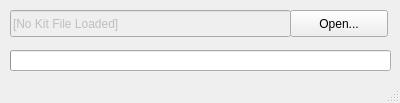
<?xml version="1.0" encoding="UTF-8"?>
<ui version="4.0">
 <class>MainWindow</class>
 <widget class="QMainWindow" name="MainWindow">
  <property name="geometry">
   <rect>
    <x>0</x>
    <y>0</y>
    <width>400</width>
    <height>103</height>
   </rect>
  </property>
  <property name="sizePolicy">
   <sizepolicy hsizetype="Maximum" vsizetype="Maximum">
    <horstretch>0</horstretch>
    <verstretch>0</verstretch>
   </sizepolicy>
  </property>
  <property name="maximumSize">
   <size>
    <width>400</width>
    <height>300</height>
   </size>
  </property>
  <property name="windowTitle">
   <string>SDDM</string>
  </property>
  <widget class="QWidget" name="centralWidget">
   <widget class="QLineEdit" name="fileNameLineEdit">
    <property name="enabled">
     <bool>false</bool>
    </property>
    <property name="geometry">
     <rect>
      <x>10</x>
      <y>10</y>
      <width>281</width>
      <height>27</height>
     </rect>
    </property>
    <property name="text">
     <string>[No Kit File Loaded]</string>
    </property>
   </widget>
   <widget class="QPushButton" name="openImportButton">
    <property name="geometry">
     <rect>
      <x>290</x>
      <y>10</y>
      <width>98</width>
      <height>27</height>
     </rect>
    </property>
    <property name="text">
     <string>Open...</string>
    </property>
   </widget>
   <widget class="QProgressBar" name="progressBar">
    <property name="geometry">
     <rect>
      <x>10</x>
      <y>50</y>
      <width>381</width>
      <height>21</height>
     </rect>
    </property>
    <property name="value">
     <number>0</number>
    </property>
    <property name="textVisible">
     <bool>false</bool>
    </property>
    <property name="invertedAppearance">
     <bool>false</bool>
    </property>
   </widget>
  </widget>
  <widget class="QStatusBar" name="statusBar"/>
 </widget>
 <layoutdefault spacing="6" margin="11"/>
 <resources/>
 <connections/>
</ui>
